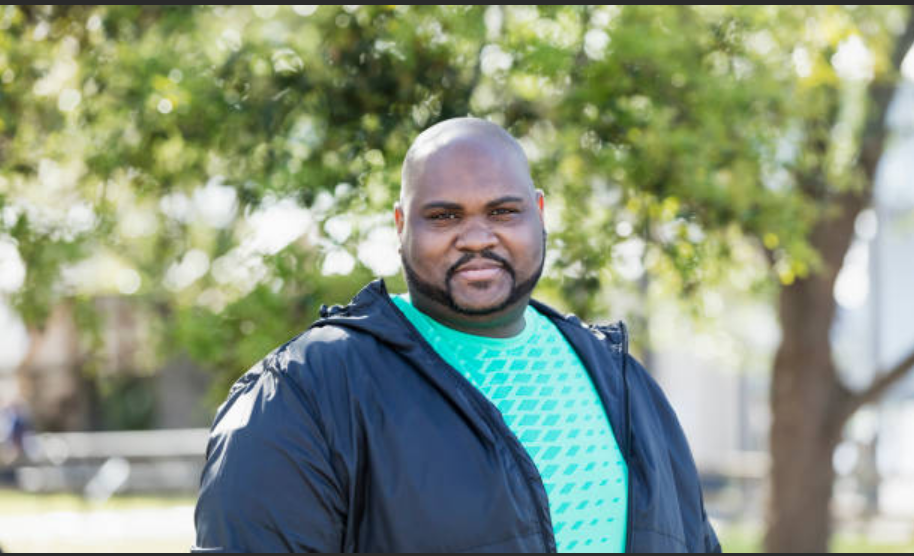
#> input picture Screenshot 2025-07-03 003535.png, 914 x 556 px
$ python main.py
#> lines starting #> are read from the running program, lines starting #| are printed output that depends on the picture; after the words box and inside, x2 and y2 are one past the last pixel; in counts of white or black regions, pixels touching at a corner belong together
import cv2
import os

image_path = 'Screenshot 2025-07-03 003535.png'
face_haar_cascade = cv2.CascadeClassifier('haarcascade_frontalface_default.xml')
image = cv2.imread(image_path)
#> image is the input picture: shape (556, 914, 3); mean B, G, R 127.6, 149.7, 136.3
gray = cv2.cvtColor(image, cv2.COLOR_BGR2GRAY)
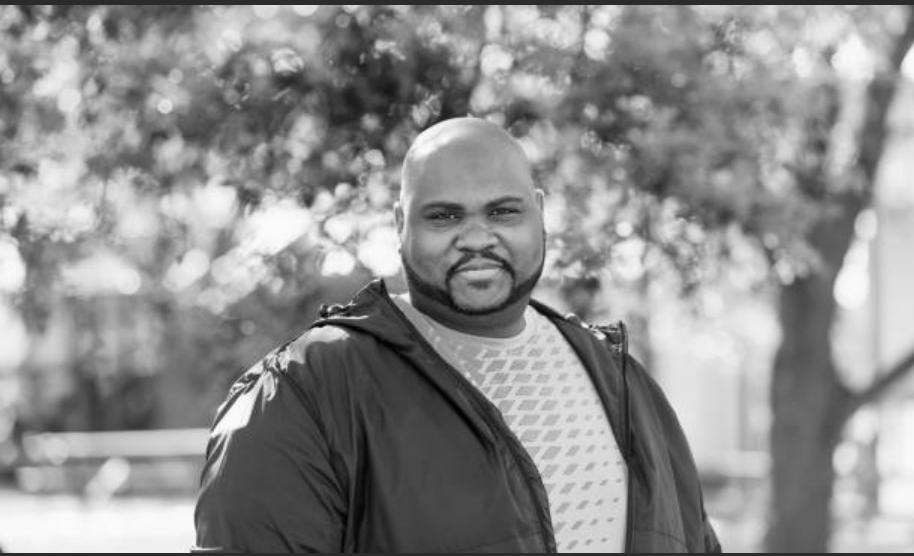
#> gray: shape (556, 914); min 0, max 253, mean 143.2
#cv2.imshow("Gray", "gray")
#cv2.waitKey()

Faces = face_haar_cascade.detectMultiScale(gray, 1.1 , 4)
#> Faces = [[535, 450, 54, 54], [545, 487, 53, 53], [399, 156, 154, 154]]

filename = os.path.basename(image_path)

for (x, y, w, h) in Faces:
    cv2.rectangle(image, (x, y), (x + w, y + h), (0, 255, 0), 5)
#> this loop made 3 passes
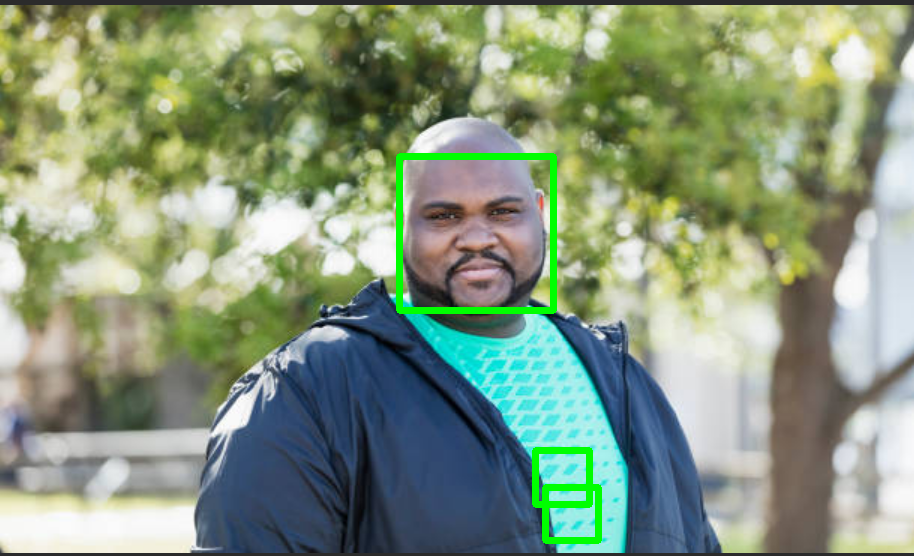
#> image: shape (556, 914, 3); 1.41% of pixels changed, all inside (x1, y1, x2, y2) = (396, 153, 602, 544)


cv2.imshow("Faces", image)
cv2.waitKey(0)
cv2.destroyAllWindows()

$ run again, with Screenshot 2025-07-03 020952.png copied over Screenshot 2025-07-03 003535.png
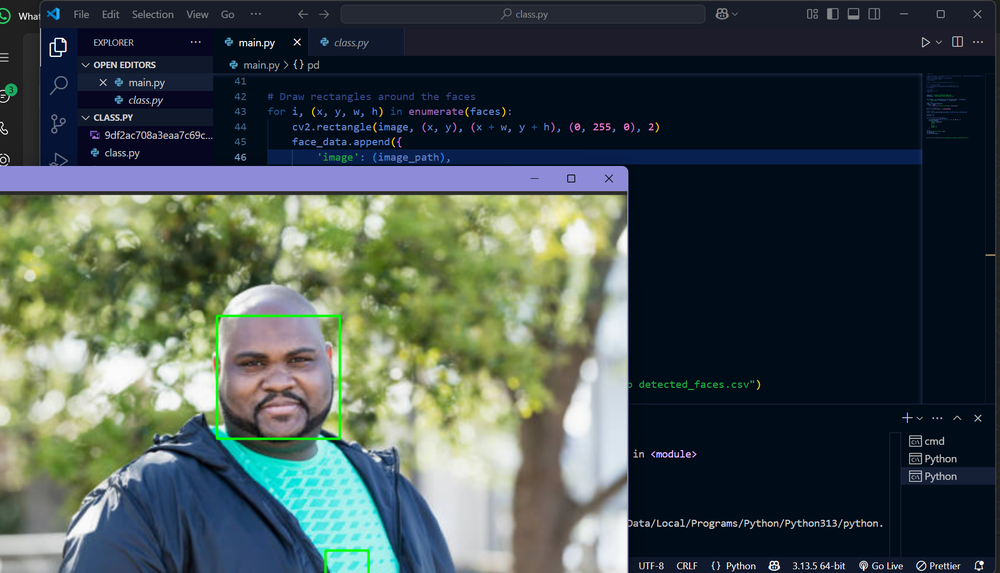
#> input picture Screenshot 2025-07-03 020952.png, 1000 x 573 px, shrunk from 1881 x 1077 before the run
#> image is the input picture: shape (573, 1000, 3); mean B, G, R 77.3, 78.4, 66.1
#> `gray = cv2.cvtColor(image, cv2.COLOR_BGR2GRAY)`:
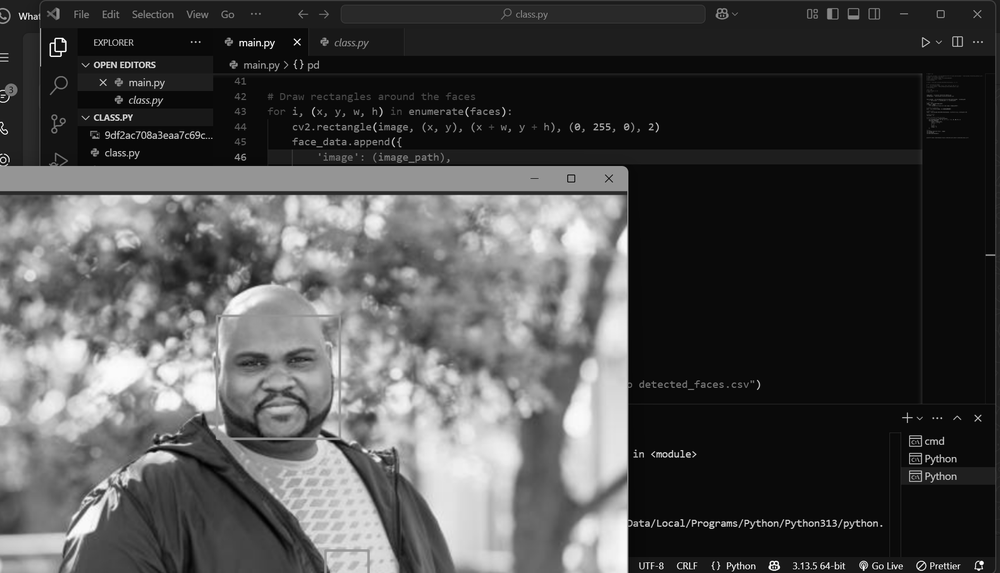
#> gray: shape (573, 1000); min 0, max 255, mean 74.6
#> Faces = [[218, 316, 120, 120]]
#> the loop `for (x, y, w, h) in Faces:` made 1 pass
#> after the loop `for (x, y, w, h) in Faces:`:
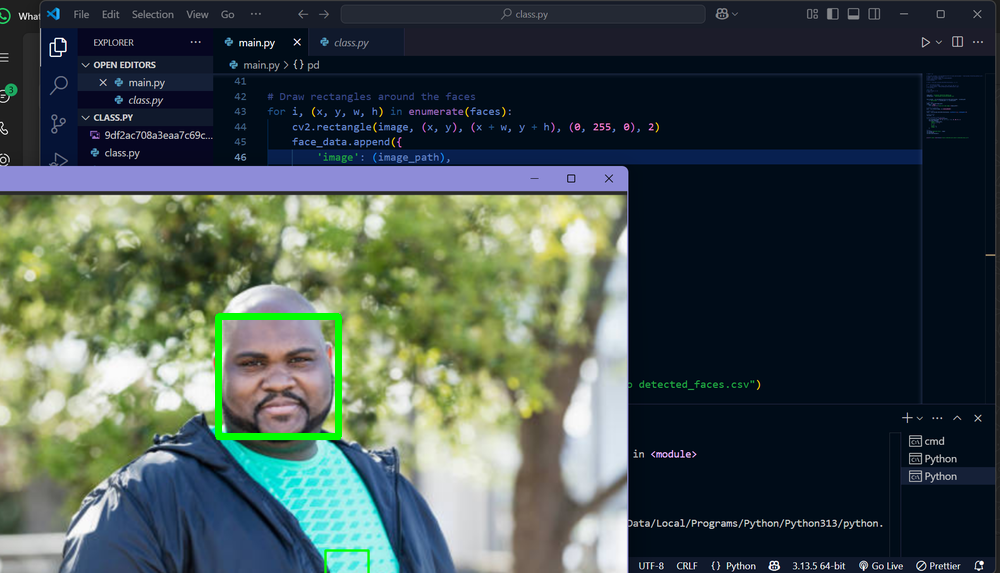
#> image: shape (573, 1000, 3); 0.5% of pixels changed, all inside (x1, y1, x2, y2) = (215, 313, 342, 440)
